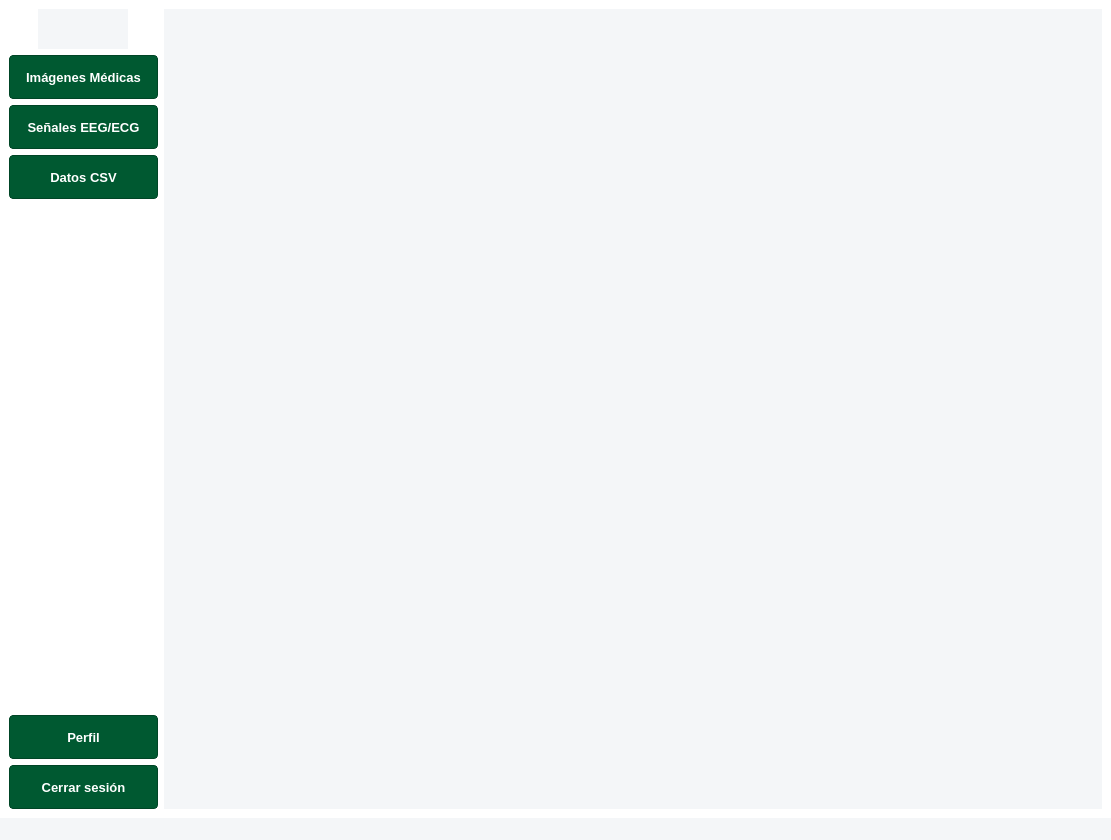
<?xml version="1.0" encoding="UTF-8"?>
<ui version="4.0">
 <class>VentanaPrincipal</class>
 <widget class="QMainWindow" name="VentanaPrincipal">
  <property name="geometry">
   <rect>
    <x>0</x>
    <y>0</y>
    <width>1111</width>
    <height>840</height>
   </rect>
  </property>
  <property name="baseSize">
   <size>
    <width>1000</width>
    <height>700</height>
   </size>
  </property>
  <property name="windowTitle">
   <string>Projecto Final - Ingeniería UdeA</string>
  </property>
  <property name="styleSheet">
   <string>/* Estilo Global UdeA - Ingeniería */
QWidget {
    background-color: #F4F6F8; /* Fondo general gris muy claro para descanso visual */
    color: #1A1A1A; /* Texto casi negro para mejor lectura técnica */
    font-family: &quot;Inter&quot;, &quot;Roboto&quot;, &quot;Segoe UI&quot;, sans-serif;
    font-size: 13px;
}

/* Área Central */
QMainWindow, QWidget#centralwidget {
    background-color: #FFFFFF;
}

/* Agrupadores y Contenedores */
QGroupBox {
    background-color: #FFFFFF;
    border: 1px solid #D1D5DB;
    border-radius: 4px;
    margin-top: 12px;
    padding: 8px;
    font-weight: 600;
}
QGroupBox::title {
    subcontrol-origin: margin;
    subcontrol-position: top left;
    left: 10px;
    padding: 0 4px;
    color: #005931; /* Verde UdeA */
    font-size: 14px;
}

/* Etiquetas */
QLabel#titleLabel, QLabel[objectName~=&quot;title&quot;] {
    font-size: 18px;
    font-weight: 700;
    color: #005931; /* Títulos en verde institucional */
}

/* Botones Principales */
QPushButton {
    background-color: #005931; /* Verde Institucional UdeA */
    color: white;
    border: 1px solid #004526;
    border-radius: 4px;
    padding: 6px 16px;
    min-height: 30px;
    font-weight: 600;
}
QPushButton:hover {
    background-color: #2D7A4D; /* Verde un poco más claro para hover */
    border: 1px solid #005931;
}
QPushButton:pressed {
    background-color: #003D22; /* Verde muy oscuro al presionar */
}
QPushButton:disabled {
    background-color: #E0E0E0;
    color: #9E9E9E;
    border: 1px solid #BDBDBD;
}

/* Botones Secundarios o Planos */
QPushButton[flat=&quot;true&quot;] {
    background: transparent;
    color: #005931;
    border: none;
}
QPushButton[flat=&quot;true&quot;]:hover {
    text-decoration: underline;
}

/* Entradas de Texto (Inputs) */
QLineEdit, QComboBox, QSpinBox, QDoubleSpinBox {
    background: #FFFFFF;
    border: 1px solid #CED4DA;
    border-radius: 4px;
    padding: 5px;
    selection-background-color: #2D7A4D; /* Selección verde */
    selection-color: white;
}
QLineEdit:focus, QComboBox:focus {
    border: 2px solid #005931; /* Foco en verde UdeA */
}

/* Tablas de Datos */
QTableWidget, QTableView {
    background-color: #FFFFFF;
    gridline-color: #E0E0E0;
    selection-background-color: #E8F5E9; /* Fondo verde muy pálido para fila seleccionada */
    selection-color: #000000; /* Texto negro en selección para contraste */
    border: 1px solid #D1D5DB;
}
QHeaderView::section {
    background-color: #005931; /* Cabecera de tabla en verde */
    color: white;
    padding: 6px;
    border: none;
    font-weight: bold;
}

/* Sliders */
QSlider::groove:horizontal {
    border: 1px solid #bbb;
    background: white;
    height: 8px;
    border-radius: 4px;
}
QSlider::sub-page:horizontal {
    background: #005931; /* Relleno del slider en verde */
    border-radius: 4px;
}
QSlider::handle:horizontal {
    background: #FFFFFF;
    border: 1px solid #005931;
    width: 16px;
    height: 16px;
    margin: -5px 0;
    border-radius: 8px;
}

/* Scrollbars Minimalistas */
QScrollBar:vertical {
    width: 10px;
    background: transparent;
}
QScrollBar::handle:vertical {
    background: #CFD8DC;
    border-radius: 5px;
}
QScrollBar::handle:vertical:hover {
    background: #B0BEC5;
}

/* Mensajes de Estado */
QLabel[style~=&quot;status-error&quot;] { color: #D32F2F; font-weight: bold; } /* Rojo estándar para errores */
QLabel[style~=&quot;status-warning&quot;] { color: #F57F17; font-weight: bold; }
</string>
  </property>
  <widget class="QWidget" name="centralwidget">
   <property name="toolTip">
    <string>Estilo aplicado: Paleta Institucional UdeA.</string>
   </property>
   <property name="autoFillBackground">
    <bool>false</bool>
   </property>
   <property name="styleSheet">
    <string notr="true"/>
   </property>
   <layout class="QHBoxLayout" name="horizontalLayout_3">
    <item>
     <layout class="QVBoxLayout" name="column_izq_botones">
      <item>
       <layout class="QHBoxLayout" name="logo_2">
        <item>
         <widget class="QLabel" name="logo">
          <property name="minimumSize">
           <size>
            <width>40</width>
            <height>40</height>
           </size>
          </property>
          <property name="maximumSize">
           <size>
            <width>90</width>
            <height>110</height>
           </size>
          </property>
          <property name="sizeIncrement">
           <size>
            <width>40</width>
            <height>40</height>
           </size>
          </property>
          <property name="text">
           <string/>
          </property>
          <property name="textFormat">
           <enum>Qt::PlainText</enum>
          </property>
          <property name="pixmap">
           <pixmap resource="../resources/resources1.qrc">:/img/logosimbolo-vertical-negro-png.png</pixmap>
          </property>
          <property name="scaledContents">
           <bool>true</bool>
          </property>
          <property name="wordWrap">
           <bool>true</bool>
          </property>
         </widget>
        </item>
       </layout>
      </item>
      <item>
       <widget class="QPushButton" name="btn_ir_imagenes">
        <property name="text">
         <string>Imágenes Médicas</string>
        </property>
       </widget>
      </item>
      <item>
       <widget class="QPushButton" name="btn_ir_senales">
        <property name="text">
         <string>Señales EEG/ECG</string>
        </property>
       </widget>
      </item>
      <item>
       <widget class="QPushButton" name="btn_ir_tabular">
        <property name="text">
         <string>Datos CSV</string>
        </property>
       </widget>
      </item>
      <item>
       <layout class="QVBoxLayout" name="verticalLayout_3">
        <item>
         <spacer name="verticalSpacer">
          <property name="orientation">
           <enum>Qt::Vertical</enum>
          </property>
          <property name="sizeHint" stdset="0">
           <size>
            <width>20</width>
            <height>40</height>
           </size>
          </property>
         </spacer>
        </item>
       </layout>
      </item>
      <item>
       <widget class="QPushButton" name="btn_ir_perfil">
        <property name="text">
         <string>Perfil</string>
        </property>
       </widget>
      </item>
      <item>
       <widget class="QPushButton" name="btn_ir_logout">
        <property name="text">
         <string>Cerrar sesión</string>
        </property>
       </widget>
      </item>
     </layout>
    </item>
    <item>
     <layout class="QVBoxLayout" name="columna_der_dinamica">
      <item>
       <widget class="QStackedWidget" name="stacked_contenido">
        <property name="enabled">
         <bool>true</bool>
        </property>
        <property name="currentIndex">
         <number>0</number>
        </property>
        <widget class="QWidget" name="page_home">
         <property name="minimumSize">
          <size>
           <width>294</width>
           <height>0</height>
          </size>
         </property>
        </widget>
        <widget class="QWidget" name="page_imagenes">
         <layout class="QHBoxLayout" name="horizontalLayout">
          <item>
           <layout class="QGridLayout" name="gridLayout_6">
            <item row="1" column="0">
             <widget class="QPushButton" name="btn_cargar_imagen">
              <property name="text">
               <string>Cargar DICOM / NIFTI / PNG / JPG</string>
              </property>
             </widget>
            </item>
            <item row="5" column="0" colspan="5">
             <widget class="QStackedWidget" name="stacked_procesamiento">
              <property name="maximumSize">
               <size>
                <width>16777215</width>
                <height>2000</height>
               </size>
              </property>
              <property name="currentIndex">
               <number>1</number>
              </property>
              <widget class="QWidget" name="page_dicom">
               <layout class="QGridLayout" name="gridLayout_8">
                <item row="0" column="0" colspan="3">
                 <layout class="QHBoxLayout" name="area_imagenes">
                  <property name="spacing">
                   <number>2</number>
                  </property>
                  <property name="topMargin">
                   <number>0</number>
                  </property>
                  <property name="rightMargin">
                   <number>0</number>
                  </property>
                  <property name="bottomMargin">
                   <number>0</number>
                  </property>
                  <item>
                   <widget class="QLabel" name="lbl_axial">
                    <property name="minimumSize">
                     <size>
                      <width>10</width>
                      <height>10</height>
                     </size>
                    </property>
                    <property name="maximumSize">
                     <size>
                      <width>500</width>
                      <height>500</height>
                     </size>
                    </property>
                    <property name="text">
                     <string/>
                    </property>
                   </widget>
                  </item>
                  <item>
                   <widget class="QLabel" name="lbl_coronal">
                    <property name="minimumSize">
                     <size>
                      <width>10</width>
                      <height>10</height>
                     </size>
                    </property>
                    <property name="maximumSize">
                     <size>
                      <width>500</width>
                      <height>500</height>
                     </size>
                    </property>
                    <property name="text">
                     <string/>
                    </property>
                   </widget>
                  </item>
                  <item>
                   <widget class="QLabel" name="lbl_sagital">
                    <property name="minimumSize">
                     <size>
                      <width>10</width>
                      <height>10</height>
                     </size>
                    </property>
                    <property name="maximumSize">
                     <size>
                      <width>500</width>
                      <height>500</height>
                     </size>
                    </property>
                    <property name="text">
                     <string/>
                    </property>
                   </widget>
                  </item>
                 </layout>
                </item>
                <item row="1" column="0" colspan="3">
                 <layout class="QGridLayout" name="gridLayout_7" rowstretch="0,0">
                  <property name="sizeConstraint">
                   <enum>QLayout::SetNoConstraint</enum>
                  </property>
                  <property name="topMargin">
                   <number>6</number>
                  </property>
                  <property name="bottomMargin">
                   <number>0</number>
                  </property>
                  <property name="spacing">
                   <number>6</number>
                  </property>
                  <item row="0" column="0">
                   <layout class="QHBoxLayout" name="horizontalLayout_5">
                    <item>
                     <widget class="QLabel" name="label">
                      <property name="maximumSize">
                       <size>
                        <width>163</width>
                        <height>18</height>
                       </size>
                      </property>
                      <property name="font">
                       <font>
                        <family>Inter,Roboto,Segoe UI,sans-serif</family>
                        <pointsize>-1</pointsize>
                       </font>
                      </property>
                      <property name="text">
                       <string>Corte axial</string>
                      </property>
                      <property name="alignment">
                       <set>Qt::AlignCenter</set>
                      </property>
                     </widget>
                    </item>
                   </layout>
                  </item>
                  <item row="0" column="1">
                   <layout class="QHBoxLayout" name="horizontalLayout_6">
                    <item>
                     <widget class="QLabel" name="label_4">
                      <property name="maximumSize">
                       <size>
                        <width>163</width>
                        <height>18</height>
                       </size>
                      </property>
                      <property name="font">
                       <font>
                        <family>Inter,Roboto,Segoe UI,sans-serif</family>
                        <pointsize>-1</pointsize>
                       </font>
                      </property>
                      <property name="text">
                       <string>Corte coronal</string>
                      </property>
                      <property name="alignment">
                       <set>Qt::AlignCenter</set>
                      </property>
                     </widget>
                    </item>
                   </layout>
                  </item>
                  <item row="0" column="2">
                   <layout class="QHBoxLayout" name="horizontalLayout_7">
                    <item>
                     <widget class="QLabel" name="label_5">
                      <property name="maximumSize">
                       <size>
                        <width>163</width>
                        <height>18</height>
                       </size>
                      </property>
                      <property name="font">
                       <font>
                        <family>Inter,Roboto,Segoe UI,sans-serif</family>
                        <pointsize>-1</pointsize>
                       </font>
                      </property>
                      <property name="text">
                       <string>Corte sagital</string>
                      </property>
                      <property name="alignment">
                       <set>Qt::AlignCenter</set>
                      </property>
                     </widget>
                    </item>
                   </layout>
                  </item>
                  <item row="1" column="2">
                   <widget class="QSlider" name="sld_sagital">
                    <property name="orientation">
                     <enum>Qt::Horizontal</enum>
                    </property>
                   </widget>
                  </item>
                  <item row="1" column="0">
                   <widget class="QSlider" name="sld_axial">
                    <property name="orientation">
                     <enum>Qt::Horizontal</enum>
                    </property>
                   </widget>
                  </item>
                  <item row="1" column="1">
                   <widget class="QSlider" name="sld_coronal">
                    <property name="orientation">
                     <enum>Qt::Horizontal</enum>
                    </property>
                   </widget>
                  </item>
                 </layout>
                </item>
                <item row="2" column="0">
                 <layout class="QVBoxLayout" name="verticalLayout_2">
                  <item>
                   <widget class="QLabel" name="lbl_metadatos">
                    <property name="maximumSize">
                     <size>
                      <width>300</width>
                      <height>300</height>
                     </size>
                    </property>
                    <property name="toolTipDuration">
                     <number>0</number>
                    </property>
                    <property name="text">
                     <string/>
                    </property>
                    <property name="wordWrap">
                     <bool>true</bool>
                    </property>
                   </widget>
                  </item>
                 </layout>
                </item>
                <item row="2" column="1">
                 <widget class="QPushButton" name="btn_guardardatos">
                  <property name="text">
                   <string>Guardar datos</string>
                  </property>
                 </widget>
                </item>
                <item row="2" column="2">
                 <layout class="QVBoxLayout" name="verticalLayout">
                  <item>
                   <widget class="QLabel" name="lbl_guardardatos">
                    <property name="font">
                     <font>
                      <family>Inter,Roboto,Segoe UI,sans-serif</family>
                      <pointsize>-1</pointsize>
                     </font>
                    </property>
                    <property name="text">
                     <string/>
                    </property>
                    <property name="wordWrap">
                     <bool>true</bool>
                    </property>
                    <property name="indent">
                     <number>0</number>
                    </property>
                   </widget>
                  </item>
                 </layout>
                </item>
               </layout>
              </widget>
              <widget class="QWidget" name="page_png">
               <layout class="QGridLayout" name="gridLayout_15">
                <item row="0" column="0" rowspan="5" colspan="5">
                 <layout class="QGridLayout" name="are_vizualicacion_">
                  <item row="1" column="0">
                   <spacer name="verticalSpacer_5">
                    <property name="orientation">
                     <enum>Qt::Vertical</enum>
                    </property>
                    <property name="sizeHint" stdset="0">
                     <size>
                      <width>20</width>
                      <height>40</height>
                     </size>
                    </property>
                   </spacer>
                  </item>
                  <item row="0" column="0">
                   <widget class="QLabel" name="label_info_comparacion">
                    <property name="maximumSize">
                     <size>
                      <width>400</width>
                      <height>400</height>
                     </size>
                    </property>
                    <property name="font">
                     <font>
                      <family>Inter,Roboto,Segoe UI,sans-serif</family>
                      <pointsize>-1</pointsize>
                     </font>
                    </property>
                    <property name="text">
                     <string>Original vs. Procesada</string>
                    </property>
                    <property name="scaledContents">
                     <bool>true</bool>
                    </property>
                    <property name="alignment">
                     <set>Qt::AlignCenter</set>
                    </property>
                   </widget>
                  </item>
                  <item row="1" column="1" colspan="2">
                   <layout class="QHBoxLayout" name="area_vizualizacin">
                    <property name="sizeConstraint">
                     <enum>QLayout::SetMaximumSize</enum>
                    </property>
                    <item>
                     <widget class="QLabel" name="lbl_img_original">
                      <property name="text">
                       <string/>
                      </property>
                      <property name="scaledContents">
                       <bool>true</bool>
                      </property>
                     </widget>
                    </item>
                    <item>
                     <widget class="QLabel" name="lbl_img_procesada">
                      <property name="text">
                       <string/>
                      </property>
                      <property name="scaledContents">
                       <bool>true</bool>
                      </property>
                     </widget>
                    </item>
                   </layout>
                  </item>
                  <item row="0" column="1">
                   <spacer name="horizontalSpacer_7">
                    <property name="orientation">
                     <enum>Qt::Horizontal</enum>
                    </property>
                    <property name="sizeHint" stdset="0">
                     <size>
                      <width>40</width>
                      <height>20</height>
                     </size>
                    </property>
                   </spacer>
                  </item>
                 </layout>
                </item>
                <item row="0" column="5" rowspan="5" colspan="2">
                 <layout class="QGridLayout" name="gridLayout_10">
                  <item row="2" column="0" colspan="2">
                   <widget class="QGroupBox" name="binarizacion_umbral">
                    <property name="title">
                     <string>Binarización y Umbral</string>
                    </property>
                    <layout class="QGridLayout" name="gridLayout_13">
                     <item row="2" column="0">
                      <widget class="QPushButton" name="btn_invertir_bin">
                       <property name="text">
                        <string>Invertir colores</string>
                       </property>
                      </widget>
                     </item>
                     <item row="1" column="0">
                      <widget class="QSlider" name="sld_umbral_manual">
                       <property name="orientation">
                        <enum>Qt::Horizontal</enum>
                       </property>
                      </widget>
                     </item>
                     <item row="0" column="0">
                      <widget class="QComboBox" name="cb_umbral_tipo">
                       <property name="font">
                        <font>
                         <family>Inter,Roboto,Segoe UI,sans-serif</family>
                         <pointsize>-1</pointsize>
                        </font>
                       </property>
                       <property name="frame">
                        <bool>true</bool>
                       </property>
                      </widget>
                     </item>
                    </layout>
                   </widget>
                  </item>
                  <item row="3" column="0">
                   <widget class="QPushButton" name="btn_reset_opencv">
                    <property name="text">
                     <string>Limpiar</string>
                    </property>
                   </widget>
                  </item>
                  <item row="3" column="1">
                   <widget class="QPushButton" name="btn_exportar_procesada">
                    <property name="text">
                     <string>Exportar</string>
                    </property>
                   </widget>
                  </item>
                  <item row="1" column="0" colspan="2">
                   <widget class="QGroupBox" name="filtros_suavizado">
                    <property name="title">
                     <string>Filtros y Suavizado</string>
                    </property>
                    <property name="flat">
                     <bool>false</bool>
                    </property>
                    <property name="checkable">
                     <bool>false</bool>
                    </property>
                    <layout class="QGridLayout" name="gridLayout_12">
                     <item row="2" column="0">
                      <widget class="QLabel" name="label_valor_filtro">
                       <property name="text">
                        <string/>
                       </property>
                       <property name="wordWrap">
                        <bool>true</bool>
                       </property>
                      </widget>
                     </item>
                     <item row="1" column="0">
                      <widget class="QSlider" name="sld_intensidad_filtro">
                       <property name="orientation">
                        <enum>Qt::Horizontal</enum>
                       </property>
                      </widget>
                     </item>
                     <item row="0" column="0">
                      <widget class="QComboBox" name="cb_filtro_tipo">
                       <property name="font">
                        <font>
                         <family>Inter,Roboto,Segoe UI,sans-serif</family>
                         <pointsize>-1</pointsize>
                        </font>
                       </property>
                       <property name="currentIndex">
                        <number>-1</number>
                       </property>
                       <property name="frame">
                        <bool>true</bool>
                       </property>
                      </widget>
                     </item>
                    </layout>
                   </widget>
                  </item>
                  <item row="0" column="0" colspan="2">
                   <widget class="QGroupBox" name="bordes_morfologia">
                    <property name="title">
                     <string>Bordes y Morfología</string>
                    </property>
                    <layout class="QGridLayout" name="gridLayout_11">
                     <item row="2" column="0">
                      <widget class="QSlider" name="sld_morfologia_it">
                       <property name="orientation">
                        <enum>Qt::Horizontal</enum>
                       </property>
                      </widget>
                     </item>
                     <item row="1" column="0">
                      <widget class="QComboBox" name="cb_morfologia">
                       <property name="font">
                        <font>
                         <family>Inter,Roboto,Segoe UI,sans-serif</family>
                         <pointsize>-1</pointsize>
                        </font>
                       </property>
                       <property name="currentIndex">
                        <number>-1</number>
                       </property>
                       <property name="frame">
                        <bool>true</bool>
                       </property>
                      </widget>
                     </item>
                     <item row="0" column="0">
                      <widget class="QPushButton" name="btn_canny_bordes">
                       <property name="text">
                        <string>Detectar bordes</string>
                       </property>
                       <property name="checkable">
                        <bool>false</bool>
                       </property>
                      </widget>
                     </item>
                    </layout>
                   </widget>
                  </item>
                 </layout>
                </item>
               </layout>
              </widget>
             </widget>
            </item>
            <item row="1" column="4">
             <spacer name="horizontalSpacer_13">
              <property name="orientation">
               <enum>Qt::Horizontal</enum>
              </property>
              <property name="sizeType">
               <enum>QSizePolicy::Ignored</enum>
              </property>
              <property name="sizeHint" stdset="0">
               <size>
                <width>40</width>
                <height>20</height>
               </size>
              </property>
             </spacer>
            </item>
           </layout>
          </item>
         </layout>
        </widget>
        <widget class="QWidget" name="page_senales">
         <layout class="QGridLayout" name="gridLayout">
          <item row="0" column="0">
           <layout class="QVBoxLayout" name="btn_cargar" stretch="0">
            <property name="spacing">
             <number>3</number>
            </property>
            <property name="sizeConstraint">
             <enum>QLayout::SetMaximumSize</enum>
            </property>
            <item>
             <widget class="QPushButton" name="btn_cargar_senal">
              <property name="text">
               <string>Cargar archivo .csv / .txt</string>
              </property>
             </widget>
            </item>
           </layout>
          </item>
          <item row="1" column="0" colspan="2">
           <layout class="QVBoxLayout" name="seal_cruda">
            <item>
             <widget class="QLabel" name="lbl_senal_cruda">
              <property name="minimumSize">
               <size>
                <width>500</width>
                <height>200</height>
               </size>
              </property>
              <property name="text">
               <string/>
              </property>
             </widget>
            </item>
           </layout>
          </item>
          <item row="2" column="0" colspan="2">
           <layout class="QVBoxLayout" name="graficaFFT">
            <item>
             <widget class="QLabel" name="lbl_fft">
              <property name="minimumSize">
               <size>
                <width>500</width>
                <height>200</height>
               </size>
              </property>
              <property name="text">
               <string/>
              </property>
             </widget>
            </item>
           </layout>
          </item>
          <item row="0" column="1">
           <spacer name="horizontalSpacer">
            <property name="orientation">
             <enum>Qt::Horizontal</enum>
            </property>
            <property name="sizeHint" stdset="0">
             <size>
              <width>40</width>
              <height>20</height>
             </size>
            </property>
           </spacer>
          </item>
          <item row="3" column="0" colspan="2">
           <layout class="QVBoxLayout" name="controle_">
            <item>
             <layout class="QHBoxLayout" name="controles">
              <item>
               <widget class="QComboBox" name="cb_canal"/>
              </item>
              <item>
               <widget class="QPushButton" name="btn_fft">
                <property name="text">
                 <string>Aplicar FFT</string>
                </property>
               </widget>
              </item>
              <item>
               <widget class="QPushButton" name="btn_filtrar">
                <property name="text">
                 <string>Filtro pasa-banda</string>
                </property>
               </widget>
              </item>
             </layout>
            </item>
           </layout>
          </item>
          <item row="4" column="0">
           <layout class="QVBoxLayout" name="datos">
            <item>
             <widget class="QLabel" name="lbl_info_senal">
              <property name="text">
               <string/>
              </property>
              <property name="wordWrap">
               <bool>true</bool>
              </property>
             </widget>
            </item>
           </layout>
          </item>
          <item row="4" column="1">
           <spacer name="horizontalSpacer_2">
            <property name="orientation">
             <enum>Qt::Horizontal</enum>
            </property>
            <property name="sizeHint" stdset="0">
             <size>
              <width>40</width>
              <height>20</height>
             </size>
            </property>
           </spacer>
          </item>
         </layout>
        </widget>
        <widget class="QWidget" name="tabular">
         <layout class="QHBoxLayout" name="horizontalLayout_2">
          <item>
           <layout class="QGridLayout" name="gridLayout_2">
            <item row="1" column="0" rowspan="5">
             <spacer name="verticalSpacer_2">
              <property name="orientation">
               <enum>Qt::Vertical</enum>
              </property>
              <property name="sizeHint" stdset="0">
               <size>
                <width>20</width>
                <height>40</height>
               </size>
              </property>
             </spacer>
            </item>
            <item row="4" column="1">
             <widget class="QLabel" name="lbl_grafica">
              <property name="minimumSize">
               <size>
                <width>0</width>
                <height>0</height>
               </size>
              </property>
              <property name="text">
               <string/>
              </property>
             </widget>
            </item>
            <item row="0" column="0">
             <widget class="QPushButton" name="btn_cargar_csv">
              <property name="text">
               <string>Cargar archivo CSV</string>
              </property>
             </widget>
            </item>
            <item row="3" column="1">
             <layout class="QHBoxLayout" name="horizontalLayout_4">
              <item>
               <widget class="QPushButton" name="btn_estadisticas">
                <property name="text">
                 <string>Estadísticas descriptivas</string>
                </property>
               </widget>
              </item>
              <item>
               <widget class="QPushButton" name="btn_grafica_columna">
                <property name="text">
                 <string>Gráfica de columna</string>
                </property>
               </widget>
              </item>
             </layout>
            </item>
            <item row="0" column="1">
             <spacer name="horizontalSpacer_3">
              <property name="orientation">
               <enum>Qt::Horizontal</enum>
              </property>
              <property name="sizeHint" stdset="0">
               <size>
                <width>40</width>
                <height>0</height>
               </size>
              </property>
             </spacer>
            </item>
            <item row="1" column="1" rowspan="2">
             <widget class="QTableWidget" name="table_datos">
              <property name="sizePolicy">
               <sizepolicy hsizetype="Preferred" vsizetype="Preferred">
                <horstretch>0</horstretch>
                <verstretch>0</verstretch>
               </sizepolicy>
              </property>
              <property name="minimumSize">
               <size>
                <width>100</width>
                <height>50</height>
               </size>
              </property>
              <property name="alternatingRowColors">
               <bool>true</bool>
              </property>
             </widget>
            </item>
            <item row="5" column="1">
             <widget class="QLabel" name="lbl_info_tabular">
              <property name="text">
               <string/>
              </property>
              <property name="wordWrap">
               <bool>true</bool>
              </property>
             </widget>
            </item>
           </layout>
          </item>
         </layout>
        </widget>
        <widget class="QWidget" name="page_perfil">
         <layout class="QGridLayout" name="gridLayout_3">
          <item row="0" column="1">
           <spacer name="verticalSpacer_6">
            <property name="orientation">
             <enum>Qt::Vertical</enum>
            </property>
            <property name="sizeHint" stdset="0">
             <size>
              <width>20</width>
              <height>40</height>
             </size>
            </property>
           </spacer>
          </item>
          <item row="1" column="0">
           <spacer name="horizontalSpacer_5">
            <property name="orientation">
             <enum>Qt::Horizontal</enum>
            </property>
            <property name="sizeHint" stdset="0">
             <size>
              <width>40</width>
              <height>20</height>
             </size>
            </property>
           </spacer>
          </item>
          <item row="1" column="1">
           <layout class="QVBoxLayout" name="verticalLayout_5">
            <item>
             <widget class="QLabel" name="lbl_perfil_info">
              <property name="text">
               <string/>
              </property>
              <property name="wordWrap">
               <bool>true</bool>
              </property>
             </widget>
            </item>
            <item>
             <widget class="QPushButton" name="btn_logout">
              <property name="text">
               <string>Cerrar sesión</string>
              </property>
             </widget>
            </item>
           </layout>
          </item>
          <item row="1" column="2">
           <spacer name="horizontalSpacer_6">
            <property name="orientation">
             <enum>Qt::Horizontal</enum>
            </property>
            <property name="sizeHint" stdset="0">
             <size>
              <width>40</width>
              <height>20</height>
             </size>
            </property>
           </spacer>
          </item>
          <item row="2" column="1">
           <spacer name="verticalSpacer_7">
            <property name="orientation">
             <enum>Qt::Vertical</enum>
            </property>
            <property name="sizeHint" stdset="0">
             <size>
              <width>20</width>
              <height>40</height>
             </size>
            </property>
           </spacer>
          </item>
         </layout>
        </widget>
        <widget class="QWidget" name="page_login">
         <layout class="QGridLayout" name="gridLayout_4">
          <item row="0" column="1">
           <layout class="QGridLayout" name="gridLayout_5">
            <item row="4" column="3">
             <widget class="QPushButton" name="btn_login">
              <property name="text">
               <string>Ingresar</string>
              </property>
             </widget>
            </item>
            <item row="2" column="2">
             <widget class="QLabel" name="label_2">
              <property name="text">
               <string>Usuario:</string>
              </property>
             </widget>
            </item>
            <item row="3" column="2">
             <widget class="QLabel" name="label_3">
              <property name="text">
               <string>Contraseña:</string>
              </property>
             </widget>
            </item>
            <item row="6" column="3">
             <spacer name="verticalSpacer_4">
              <property name="orientation">
               <enum>Qt::Vertical</enum>
              </property>
              <property name="sizeType">
               <enum>QSizePolicy::Ignored</enum>
              </property>
              <property name="sizeHint" stdset="0">
               <size>
                <width>20</width>
                <height>40</height>
               </size>
              </property>
             </spacer>
            </item>
            <item row="0" column="2" colspan="2">
             <spacer name="horizontalSpacer_4">
              <property name="orientation">
               <enum>Qt::Horizontal</enum>
              </property>
              <property name="sizeHint" stdset="0">
               <size>
                <width>40</width>
                <height>20</height>
               </size>
              </property>
             </spacer>
            </item>
            <item row="1" column="1" rowspan="6">
             <spacer name="verticalSpacer_3">
              <property name="orientation">
               <enum>Qt::Vertical</enum>
              </property>
              <property name="sizeHint" stdset="0">
               <size>
                <width>20</width>
                <height>40</height>
               </size>
              </property>
             </spacer>
            </item>
            <item row="0" column="1">
             <widget class="QLabel" name="bienvenida">
              <property name="styleSheet">
               <string notr="true"/>
              </property>
              <property name="frameShape">
               <enum>QFrame::Box</enum>
              </property>
              <property name="frameShadow">
               <enum>QFrame::Raised</enum>
              </property>
              <property name="text">
               <string>Bienvenido!
Por favor, ingresa tus credenciales para iniciar sesion</string>
              </property>
             </widget>
            </item>
            <item row="2" column="3">
             <widget class="QLineEdit" name="txt_login_usuario"/>
            </item>
            <item row="3" column="3">
             <widget class="QLineEdit" name="txt_login_password"/>
            </item>
            <item row="5" column="3">
             <widget class="QLabel" name="lbl_login_msg">
              <property name="text">
               <string/>
              </property>
              <property name="wordWrap">
               <bool>true</bool>
              </property>
             </widget>
            </item>
           </layout>
          </item>
         </layout>
        </widget>
       </widget>
      </item>
     </layout>
    </item>
   </layout>
  </widget>
  <widget class="QMenuBar" name="menubar">
   <property name="geometry">
    <rect>
     <x>0</x>
     <y>0</y>
     <width>1111</width>
     <height>24</height>
    </rect>
   </property>
  </widget>
  <widget class="QStatusBar" name="statusbar"/>
 </widget>
 <tabstops>
  <tabstop>btn_ir_imagenes</tabstop>
  <tabstop>btn_ir_senales</tabstop>
  <tabstop>btn_ir_tabular</tabstop>
  <tabstop>btn_ir_perfil</tabstop>
  <tabstop>btn_ir_logout</tabstop>
 </tabstops>
 <resources>
  <include location="../resources/resources1.qrc"/>
 </resources>
 <connections/>
</ui>
